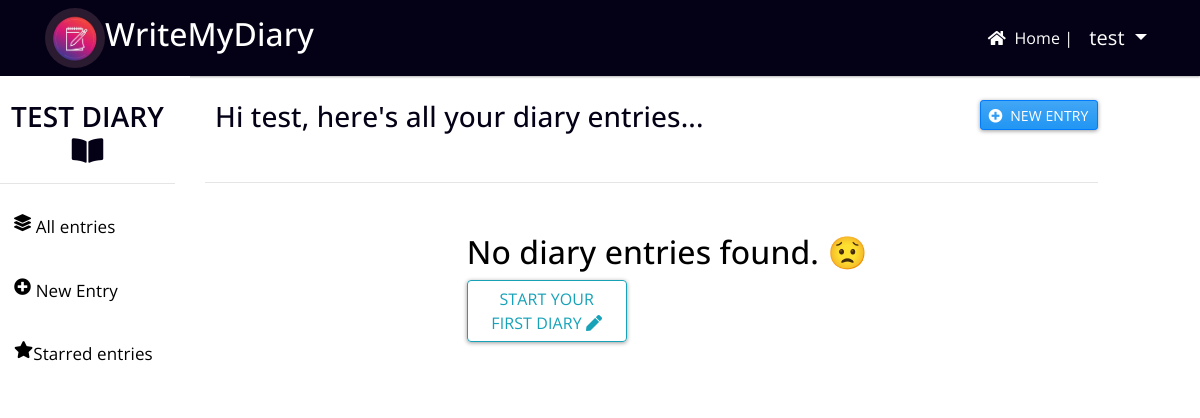
/dashboard/ (signed in), run on an earlier commit of the app's database.
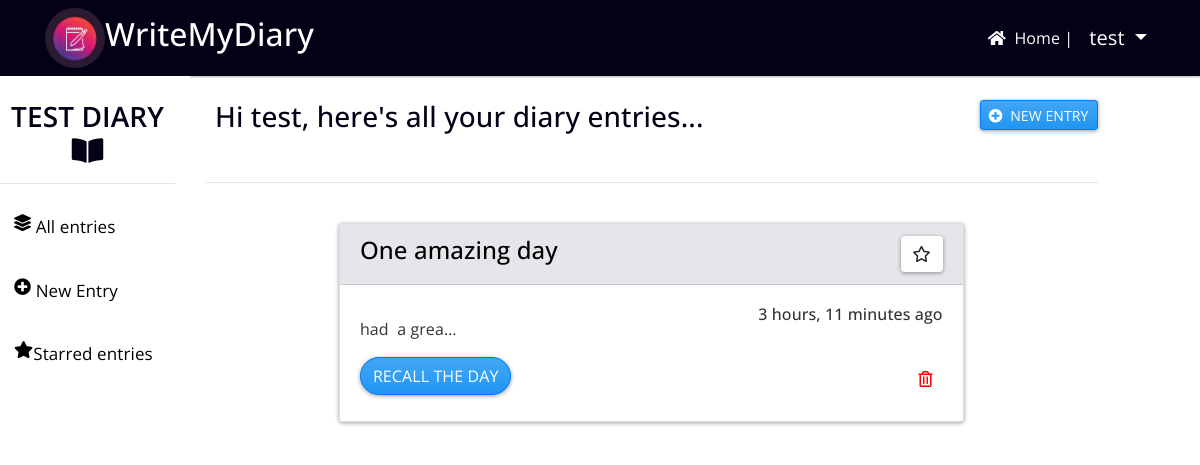
And on a later commit of the database.
### diary/models.py (models this page shows, shortened)
class DiaryEntries(models.Model):
	highlight=models.CharField(max_length=100, null=True)
	user=models.ForeignKey(User, on_delete=models.CASCADE,null=True)
	timestamp=models.DateTimeField(auto_now_add=True)
	diarycontent=models.TextField(null=True)
	is_favourite=models.BooleanField(default=False)

### diary/views.py (the view)
# urls.py: path("dashboard/",dashboard),
def dashboard(request):
    user=request.user
    owner=Owner.objects.get(user=user)
    all_diaries=DiaryEntries.objects.filter(user=user).order_by('-timestamp')
    return render(request,"dashboard.html",{"all_diaries":all_diaries, "owner":owner})

### diary/templates/dashboard.html (shortened to what this page needs)
{% extends 'dash_base.html' %}
{% load static %}
{% block body %}
<br>
<div style="display: flex;justify-content: space-between;margin-left: 10px">
<h3>Hi {{user.username}}, here's all your diary entries...</h3>
<a href="/create/" class="btn btn-primary btn-sm" style="text-align: center;height: 30px;"><i class="fas fa-plus-circle"></i> &nbsp;New Entry</a>
</div>
<br>
<hr>
<br>
{% if all_diaries %}
{% for d in all_diaries %}
<div style="display: flex;justify-content: space-around;">
	<div class="card " style=" margin-bottom: 15px; width: 70%;">
    <div class="card-header" style="display: flex; justify-content: space-between;background-color: #E7E5E9; color: black;">
    <div>
     <h4 style="text-align: left;">{{d.highlight}}</h4>
    </div>
    <div>
    {% if not d.is_favourite %}
    <form action="/fav/{{d.id}}/" method="POST">
    <button class="btn " type="submit" name="is_favourite" style=" border: none; float: right;background-color:white; ">
      <i class="far fa-star"></i></button>
    </form>
     {% else %}
    <form action="/unfav/{{d.id}}/" method="POST">
   {% csrf_token %}
    <button class="btn " type="submit" name="is_favourite" style="border: none; float: right;background-color:white;"><i class="fas fa-star"></i></button>
  </form>
    {% endif %}
  </div>
  </div>
  <div class="card-body" style="background-color:#fff;color: #333;">
    <div style="display: flex;justify-content: space-between;">
      <div>
        <p class="card-title">{{d.diarycontent | safe | truncatechars:20}}</p>
      </div>
      <div>
        <h6 class="card-title" style="float: right;">{{d.timestamp | timesince}} ago</h6>
      </div>
    </div>
    <a href="/diary/{{d.id}}/" class="btn btn-primary" style="border-radius: 25px;">Recall the day</a>
    <a style="text-align: center;float: right;background-color: white;color: red;padding: 10px;" href="/deleteDiary/{{d.id}}/"> <i class="far fa-trash-alt"></i> </a>
  </div>
</div>
</div>
{% endfor %}
{% else %}
<div style="color: black; position:absolute; left: 30%;top: 50%;">
<h2>No diary entries found. 😟</h2>
<a href="/create/" class="btn btn-outline-info" style="width: 160px;">Start your first diary <i class="fas fa-pen"></i></a>
</div>
{% endif %}
{% endblock %}

What changed in the data, as far as the page shows it:
added DiaryEntries: highlight "One amazing day", diarycontent "had a grea…", timestamp "3 hours, 11 minutes"
Also different on the page:
text no longer shown: "No diary entries found. 😟 START YOUR FIRST DIARY"
